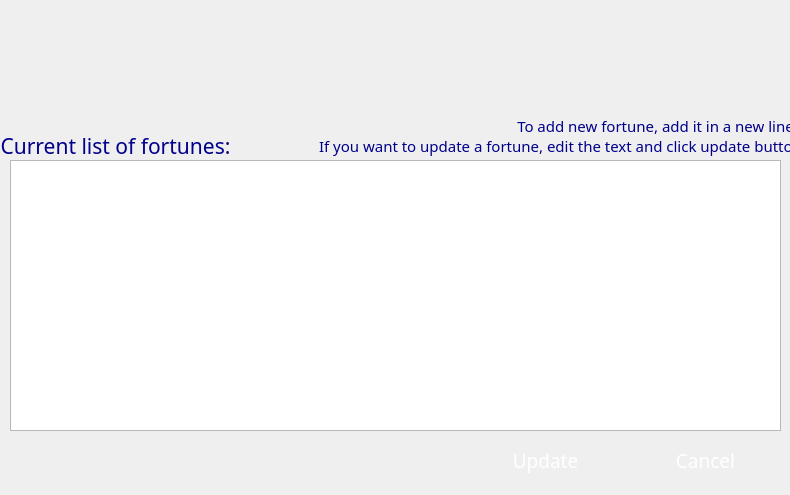
<?xml version="1.0" encoding="UTF-8"?>
<ui version="4.0">
 <class>AddFortune</class>
 <widget class="QDialog" name="AddFortune">
  <property name="geometry">
   <rect>
    <x>0</x>
    <y>0</y>
    <width>790</width>
    <height>495</height>
   </rect>
  </property>
  <property name="windowTitle">
   <string>Dialog</string>
  </property>
  <widget class="QLabel" name="label_2">
   <property name="geometry">
    <rect>
     <x>0</x>
     <y>-10</y>
     <width>791</width>
     <height>511</height>
    </rect>
   </property>
   <property name="font">
    <font>
     <family>Ageo</family>
     <pointsize>22</pointsize>
    </font>
   </property>
   <property name="text">
    <string/>
   </property>
   <property name="pixmap">
    <pixmap resource="resources.qrc">:/new/prefix1/addfortunes.png</pixmap>
   </property>
   <property name="alignment">
    <set>Qt::AlignCenter</set>
   </property>
  </widget>
  <widget class="QTextEdit" name="textEdit_fortunes">
   <property name="geometry">
    <rect>
     <x>10</x>
     <y>160</y>
     <width>771</width>
     <height>271</height>
    </rect>
   </property>
  </widget>
  <widget class="QLabel" name="label_3">
   <property name="geometry">
    <rect>
     <x>-70</x>
     <y>130</y>
     <width>371</width>
     <height>31</height>
    </rect>
   </property>
   <property name="font">
    <font>
     <family>Ageo</family>
     <pointsize>16</pointsize>
    </font>
   </property>
   <property name="styleSheet">
    <string notr="true">color:darkblue</string>
   </property>
   <property name="text">
    <string>Current list of fortunes:</string>
   </property>
   <property name="alignment">
    <set>Qt::AlignCenter</set>
   </property>
  </widget>
  <widget class="QLabel" name="label_4">
   <property name="geometry">
    <rect>
     <x>470</x>
     <y>110</y>
     <width>371</width>
     <height>31</height>
    </rect>
   </property>
   <property name="font">
    <font>
     <family>Ageo</family>
     <pointsize>11</pointsize>
    </font>
   </property>
   <property name="styleSheet">
    <string notr="true">color:darkblue</string>
   </property>
   <property name="text">
    <string>To add new fortune, add it in a new line</string>
   </property>
   <property name="alignment">
    <set>Qt::AlignCenter</set>
   </property>
  </widget>
  <widget class="QLabel" name="label_5">
   <property name="geometry">
    <rect>
     <x>310</x>
     <y>130</y>
     <width>501</width>
     <height>31</height>
    </rect>
   </property>
   <property name="font">
    <font>
     <family>Ageo</family>
     <pointsize>11</pointsize>
    </font>
   </property>
   <property name="styleSheet">
    <string notr="true">color:darkblue</string>
   </property>
   <property name="text">
    <string>If you want to update a fortune, edit the text and click update button</string>
   </property>
   <property name="alignment">
    <set>Qt::AlignCenter</set>
   </property>
  </widget>
  <widget class="QPushButton" name="pushButton_update">
   <property name="geometry">
    <rect>
     <x>470</x>
     <y>440</y>
     <width>151</width>
     <height>41</height>
    </rect>
   </property>
   <property name="font">
    <font>
     <family>Ageo</family>
     <pointsize>14</pointsize>
    </font>
   </property>
   <property name="styleSheet">
    <string notr="true">color:white</string>
   </property>
   <property name="text">
    <string>Update</string>
   </property>
   <property name="flat">
    <bool>true</bool>
   </property>
  </widget>
  <widget class="QPushButton" name="pushButton_cancel">
   <property name="geometry">
    <rect>
     <x>630</x>
     <y>440</y>
     <width>151</width>
     <height>41</height>
    </rect>
   </property>
   <property name="font">
    <font>
     <family>Ageo</family>
     <pointsize>14</pointsize>
    </font>
   </property>
   <property name="styleSheet">
    <string notr="true">color:white</string>
   </property>
   <property name="text">
    <string>Cancel</string>
   </property>
   <property name="flat">
    <bool>true</bool>
   </property>
  </widget>
 </widget>
 <resources>
  <include location="resources.qrc"/>
 </resources>
 <connections>
  <connection>
   <sender>pushButton_update</sender>
   <signal>clicked()</signal>
   <receiver>AddFortune</receiver>
   <slot>accept()</slot>
   <hints>
    <hint type="sourcelabel">
     <x>540</x>
     <y>464</y>
    </hint>
    <hint type="destinationlabel">
     <x>393</x>
     <y>459</y>
    </hint>
   </hints>
  </connection>
  <connection>
   <sender>pushButton_cancel</sender>
   <signal>clicked()</signal>
   <receiver>AddFortune</receiver>
   <slot>reject()</slot>
   <hints>
    <hint type="sourcelabel">
     <x>743</x>
     <y>450</y>
    </hint>
    <hint type="destinationlabel">
     <x>776</x>
     <y>426</y>
    </hint>
   </hints>
  </connection>
 </connections>
</ui>
